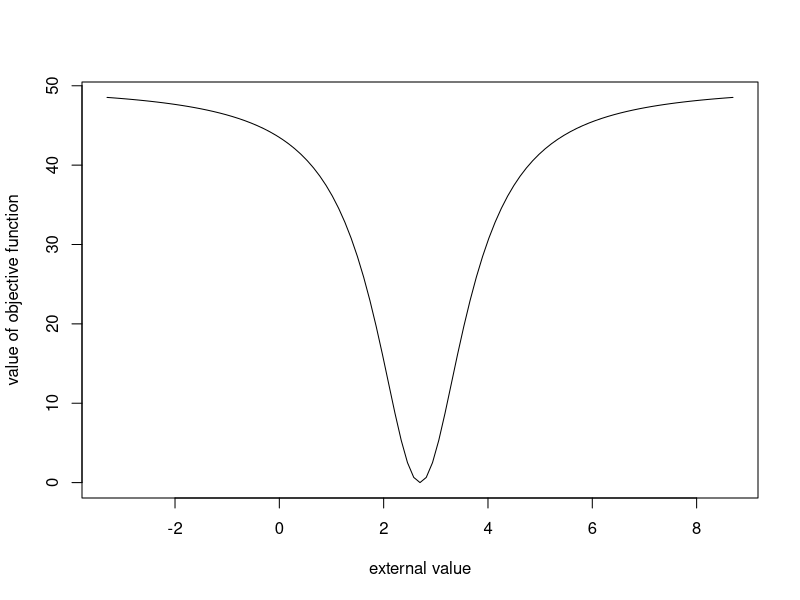

Here is the R script that generated this plot:
##Packages

library(quadprog)

###Functions

##Function to draw Figure 1
ex_I_vec<-function(x,e){
  erg<-c()
  for (i in 1:length(e)) {
    erg<-c(erg, length(x)*mean(x-e[i])^2/(t(x-e[i])%*%(x-e[i])/length(x)))
  }
  return(erg)
}

##Function to find optimal e and objective function 
#in the case of Omega=S => depends on quadprog

Q_n_S <- function(h,e_min,e_max){
  Dmat<-2*solve(var(h)) 
  # times 2 because quadprog uses 1/2*x'Dx-d'x as objective function 
  Amat<-cbind(diag(-1,ncol(h)),diag(1,ncol(h)))
  #Amat'%*%x >= bvec is used by quadprog => -1 is used for upper bounds mean(h)-e_min
  bvec<-c(e_min-apply(h,FUN=mean,MARGIN=2),apply(h,FUN=mean,MARGIN=2)-e_max)
  #transformed feasible region I_ex to mean(h)-I_ex, see Section 2.2.
  return(solve.QP(Dmat,rep(0,ncol(h)),Amat,bvec))
  #d is set to zero as our objective function is of the form 1/2*x'Dx
}

##Function to calculate the objective function in the case Omega=Sigma
#based on the objective function value in the case Omega=S

Q_n_Sigma<-function(x){
  x/((n-1)/n+x/n) #See (proof of) Theorem 4
}


### Drawing Figure 1

set.seed(1783)
y<-rnorm(50,3,1)
curve(ex_I_vec(y,x),xlim=c(mean(y)-6,mean(y)+6),
      ylab="value of objective function",
      xlab="external value")


### Simulation study

##Scenarios: 

#n = 30 , 50
#moments = EY, VARY , EX
#=> 3 single moments , 3 moment duos , 1 moment triple
#=> 7 combinations
#in each scenario the moment(s) could be correctly or incorrectly specified 
#(e_0 in I_ex or not)
#3 versions of the test 
#=> 2x2x7x3 = 84 scenarios

mu<-4 # expected value of X
sigma<-2 #standard deviation of X
beta<-c(16,1) #regression betas
err_sd<-sqrt(60) #standard deviation of regression errors

ey<-c(beta%*%c(1,mu)) #expected value of Y
vary<-beta[2]^2*sigma^2+err_sd^2 #true variance of Y
ex<-mu

nsim=10000 #number of Simulation-loops per scenario

results<-list()

set.seed(12345) #seed to recalculate results in the paper

for(n in c(30,50)){ #sample size loop
  true_m<-c(ey,vary,ex)
  for(j in list(1,2,3,c(1,2),c(2,3),c(1,3),1:3)){ #moment(s) loop
    true_m_used<-true_m[j]
    df=length(true_m_used)
    #correct specified I_ex:
    e_min=0.95*true_m_used
    e_max=1.05*true_m_used
    #incorrectly specified I_ex:
    e_min_mis=1.2*true_m_used
    e_max_mis=1.3*true_m_used
    erg<-c()
    erg_mis<-c()
    for (i in 1:nsim) {#Simulation loop per scenario
      #data generation
      X<-cbind(1,rnorm(n,mu,sigma))
      y<-X%*%beta+rnorm(n,0,err_sd)
      #calculate h^:
      sample_mom<-cbind(y,n/(n-1)*(y-mean(y))^2,X[,2])
      #calculate and collect the two chi^2_min in the correctly specified case
      QS<-Q_n_S(as.matrix(sample_mom[,j]),e_min,e_max)$value*n
      QSig<-Q_n_Sigma(QS)
      erg<-rbind(erg,c(QS,QSig))
      #calculate and collect the two chi^2_min in the incorrectly specified case
      QS<-Q_n_S(as.matrix(sample_mom[,j]),e_min_mis,e_max_mis)$value*n
      QSig<-Q_n_Sigma(QS)
      erg_mis<-rbind(erg_mis,c(QS,QSig))
    }
    results<-c(results,n,list(j),
      list(cbind(correct<-c( 
        #compare chi^2_min to critical values 
        #and calculate type I error rates (correctly specified case)
        sum(erg[,1]>qchisq(0.95,df=df))/nsim, #SH(S)
        sum(erg[,2]>qchisq(0.95,df=df))/nsim, #SH(Sigma)
        sum(erg[,1]*(n-df)/(df*(n-1))>qf(0.95,df1=df,df2=n-df))/nsim #IDC
      ),
        misspeci<-c( 
        #compare chi^2_min to critical values 
        #and calculate power (incorrectly specified case)
        sum(erg_mis[,1]>qchisq(0.95,df=df))/nsim, #SH(S) 
        sum(erg_mis[,2]>qchisq(0.95,df=df))/nsim, #SH(Sigma)
        sum(erg_mis[,1]*(n-df)/(df*(n-1))>qf(0.95,df1=df,df2=n-df))/nsim #IDC
    ))))
  }
}

results 
#prints list of results 

#sorted by n (30 and 50) > moments (1 = EY, 2= Vary , 3= EX) 

#in each matrix, row = test and column = correctly or incorrectly specified
#left column = type I errors (correctly specified case) => compare to alpha=0.05
#right column = power (incorrectly specified case)
#first row = SH(S) ; second row = SH(Sigma) ; third row = IDC
